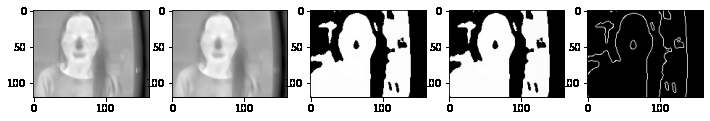
#> input picture Resources/1614513421.528661.allstep.png, 710 x 121 px
$ python draw_img.py Resources/1614513421.528661.allstep.png
#> lines starting #> are read from the running program, lines starting #| are printed output that depends on the picture
import cv2
import matplotlib.pyplot as plt
import sys

img_path = sys.argv[1]

img = cv2.imread(img_path, cv2.IMREAD_ANYDEPTH)
#> img is the input picture: shape (121, 710); min 0, max 255, mean 170.6
plt.imshow(img/100-273.15)
plt.show()
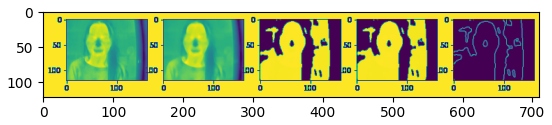
#> figure drawn by matplotlib, 1 panel
